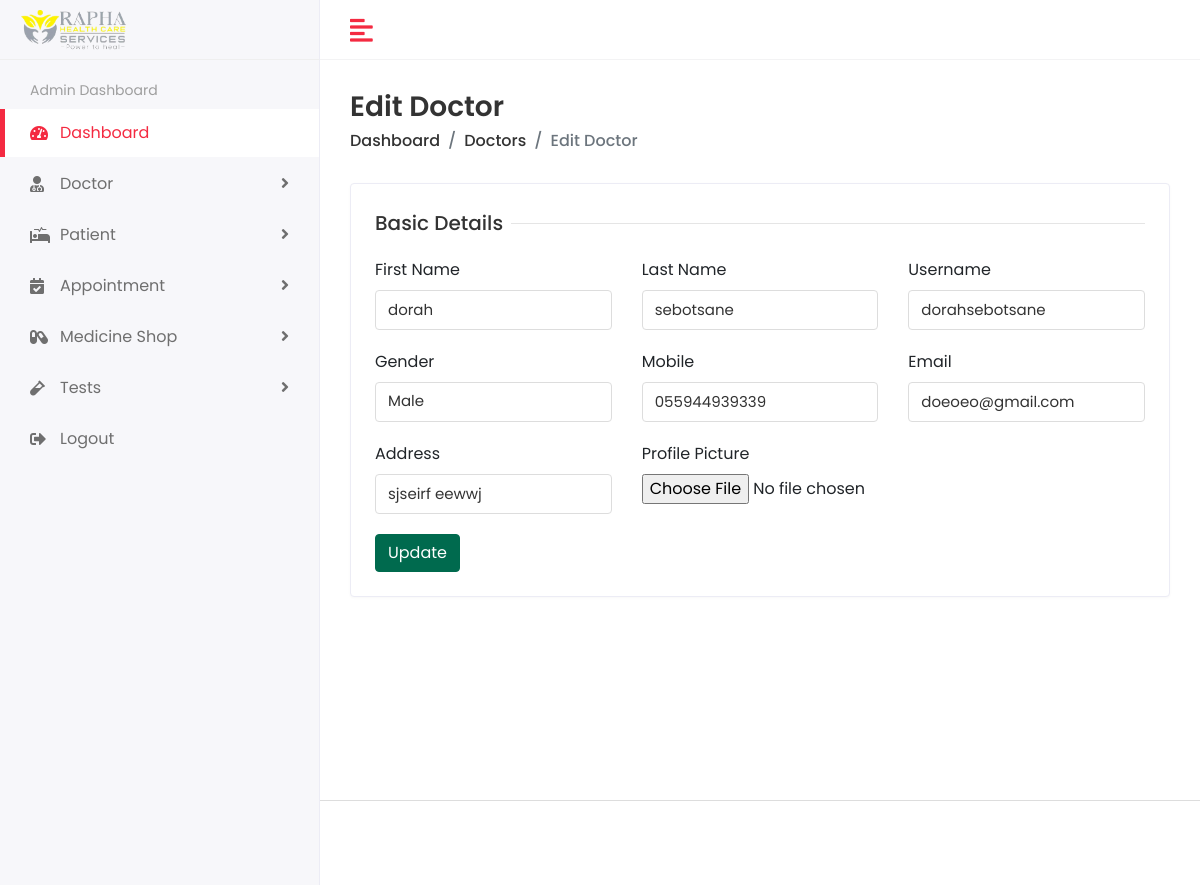
/doctor/edit/7/ (signed in), run on the app's committed database.
### app/models.py (models this page shows, shortened)
class Doctor(models.Model):
    GENDER_CHOICES = [
        ('M', 'Male'),
        ('F', 'Female'),
        ('O', 'Other'),
    ]
    user = models.OneToOneField(CustomUser, on_delete=models.CASCADE)
    profile_pic = models.ImageField(upload_to='profile_pic/DoctorProfilePic/', null=True, blank=True)
    address = models.CharField(max_length=40)
    mobile = models.CharField(max_length=20, null=True)
    email = models.CharField(max_length=100, null=True)
    gender = models.CharField(max_length=1, choices=GENDER_CHOICES, null=True)
    status = models.BooleanField(default=False)
    clinic = models.ForeignKey(Clinic, on_delete=models.CASCADE, default="", null=True, blank=True)
    created_at = models.DateTimeField(auto_now_add=True)
    updated_at = models.DateTimeField(auto_now=True)

class CustomUser(AbstractUser):
    USER = (
        ('0', 'SUPERADMIN'),
        ('1', 'HOC'),
        ('2', 'DOCTOR'),
        ('3', 'PATIENT'),
    )
    user_type = models.CharField(choices=USER, max_length=10, default='1')
    groups = models.ManyToManyField(
        Group,
        related_name='customuser_set',  # Custom related_name to avoid clashes
        blank=True,
        help_text='The groups this user belongs to.',
        verbose_name='groups'
    )
    user_permissions = models.ManyToManyField(
        Permission,
        related_name='customuser_set',  # Custom related_name to avoid clashes
        blank=True,
        help_text='Specific permissions for this user.',
        verbose_name='user permissions'
    )

### rapha2/HOC_views.py (the view, shortened to what this page needs)
# urls.py: path('doctor/edit/<int:doctor_id>/', HOC_views.editDoctor, name='doctor_edit'),
@login_required(login_url='/login/')
def editDoctor(request, doctor_id):
    doctor = get_object_or_404(Doctor, id=doctor_id)
    return render(request, 'admin/edit_doctor.html', {'doctor': doctor})

### templates/admin/edit_doctor.html (shortened to what this page needs)
{% extends "base.html" %}
{% load static %}
{% block content %}
{% include "include/admin/sidebar.html" %}
<div class="page-wrapper">
    <div class="content container-fluid">
        <div class="page-header">
            <div class="row align-items-center">
                <div class="col">
                    <h3 class="page-title">Edit Doctor</h3>
                    <ul class="breadcrumb">
                        <li class="breadcrumb-item"><a href="{% url 'AdminDashboard' %}">Dashboard</a></li>
                        <li class="breadcrumb-item"><a href="{% url 'viewDoctor' %}">Doctors</a></li>
                        <li class="breadcrumb-item active">Edit Doctor</li>
                    </ul>
                </div>
            </div>
        </div>
        <div class="row">
            <div class="col-sm-12">
                <div class="card">
                    <div class="card-body">
                        <form method="post" enctype="multipart/form-data" action="{% url 'doctor_edit' doctor.id %}">
                            <div class="row">
                                <div class="col-12">
                                    <h5 class="form-title"><span>Basic Details</span></h5>
                                </div>
                                <div class="col-12 col-sm-6 col-md-4">
                                    <div class="form-group">
                                        <label>First Name</label>
                                        <input type="text" name="first_name" class="form-control" value="{{ doctor.user.first_name }}">
                                    </div>
                                </div>
                                <div class="col-12 col-sm-6 col-md-4">
                                    <div class="form-group">
                                        <label>Last Name</label>
                                        <input type="text" name="last_name" class="form-control" value="{{ doctor.user.last_name }}">
                                    </div>
                                </div>
                                <div class="col-12 col-sm-6 col-md-4">
                                    <div class="form-group">
                                        <label>Username</label>
                                        <input type="text" name="username" class="form-control" value="{{ doctor.user.username }}">
                                    </div>
                                </div>
                                <div class="col-12 col-sm-6 col-md-4">
                                    <div class="form-group">
                                        <label>Gender</label>
                                        <select class="form-control" name="gender">
                                            <option value="M" {% if doctor.gender == 'M' %}selected{% endif %}>Male</option>
                                        </select>
                                    </div>
                                </div>
                                <div class="col-12 col-sm-6 col-md-4">
                                    <div class="form-group">
                                        <label>Mobile</label>
                                        <input type="text" name="mobile" class="form-control" value="{{ doctor.mobile }}">
                                    </div>
                                </div>
                                <div class="col-12 col-sm-6 col-md-4">
                                    <div class="form-group">
                                        <label>Email</label>
                                        <input type="email" name="email" class="form-control" value="{{ doctor.user.email }}">
                                    </div>
                                </div>
                                <div class="col-12 col-sm-6 col-md-4">
                                    <div class="form-group">
                                        <label>Address</label>
                                        <input type="text" name="address" class="form-control" value="{{ doctor.address }}">
                                    </div>
                                </div>
                                <div class="col-12 col-md-4">
                                    <div class="form-group">
                                        <label>Profile Picture</label>
                                        <input type="file" name="profile_pic" class="form-control-file">
                                    </div>
                                </div>
                                <div class="col-12">
                                    <button type="submit" class="btn btn-success">Update</button>
                                </div>
                            </div>
                        </form>
                    </div>
                </div>
            </div>
        </div>
    </div>
</div>
{% endblock content %}

### static/assets/css/style.css (style rules this page uses)
html { height: 100%; }
body { background-color: #fff; color: #333; font-family: 'Poppins', sans-serif; font-size: 1rem; height: 100%; line-height: 1.5; overflow-x: hidden; }
h1, h2, h3, h4, h5, h6 { font-family: 'Poppins', sans-serif; margin-top: 0; }
a { text-decoration: none; }
.form-control { border: 1px solid #ddd; box-shadow: none; color: #333; font-size: 15px; height: 40px; }
a { color: #009ce7; }
input, button, a { transition: all 0.4s ease; -moz-transition: all 0.4s ease; -o-transition: all 0.4s ease; -ms-transition: all 0.4s ease; -webkit-transition: all 0.4s ease; }
input, input:focus, button, button:focus { outline: none; }
input[type="file"] { height: auto; min-height: calc(1.5em + .75rem + 2px); }
input[type=text], input[type=password] { -webkit-appearance: none; -moz-appearance: none; appearance: none; }
.form-group { margin-bottom: 1.25rem; }
ul, ol { padding: 0px; list-style: none; }
.btn-success { background-color: #006a4e; border: 1px solid #006a4e }
.card { border: 1px solid #ececf5; box-shadow: 0 1px 3px 0 rgba(0, 0, 0, 0.03); margin-bottom: 1.875rem; }
.card-body { padding: 1.5rem; }
.page-wrapper { margin-left: 320px; padding-top: 60px; position: relative; transition: all 0.4s ease; }
.page-wrapper > .content { padding: 1.875rem 1.875rem 0; }
.page-header { margin-bottom: 1.875rem; }
.page-header .breadcrumb { background-color: transparent; color: #6c757d; font-size: 1rem; font-weight: 500; margin-bottom: 0; padding: 0; }
.page-header .breadcrumb a { color: #333; }
.page-title { font-size: 28px; font-weight: 600; color: #333; margin-bottom: 5px; }
.form-title { width: 100%; max-width: 100%; padding: 0; font-size: 1.25rem; font-weight: 500; line-height: inherit; color: #333; white-space: normal; position: relative; display: block; margin-bottom: 20px; }
.form-title:before { content: ""; position: absolute; left: 0px; right: 0px; height: 1px; top: 50%; background-color: rgba(0, 0, 0, 0.1); }
.form-title span { padding: 0px 0.5rem 0 0; background-color: #fff; display: inline-block; z-index: 2; position: relative; }

### data on the page
Doctor: first_name "dorah", last_name "sebotsane", username "dorahsebotsane", gender "Male", mobile "055944939339", email "doeoeo@gmail.com", address "sjseirf eewwj"
